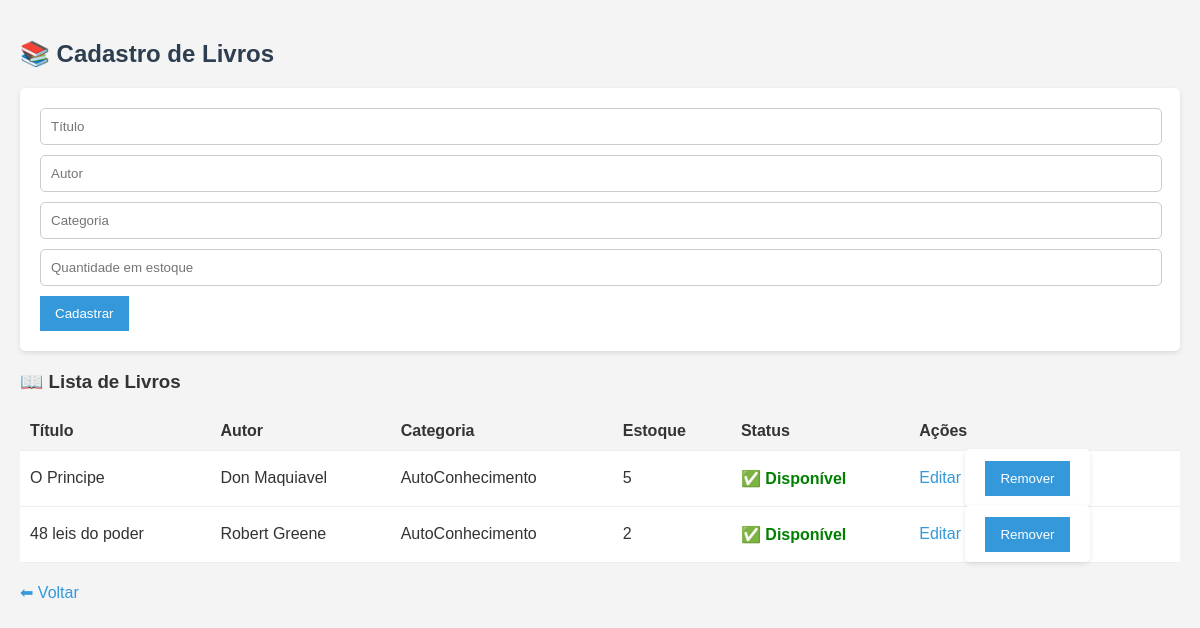
The page /livros on the database as committed earlier.
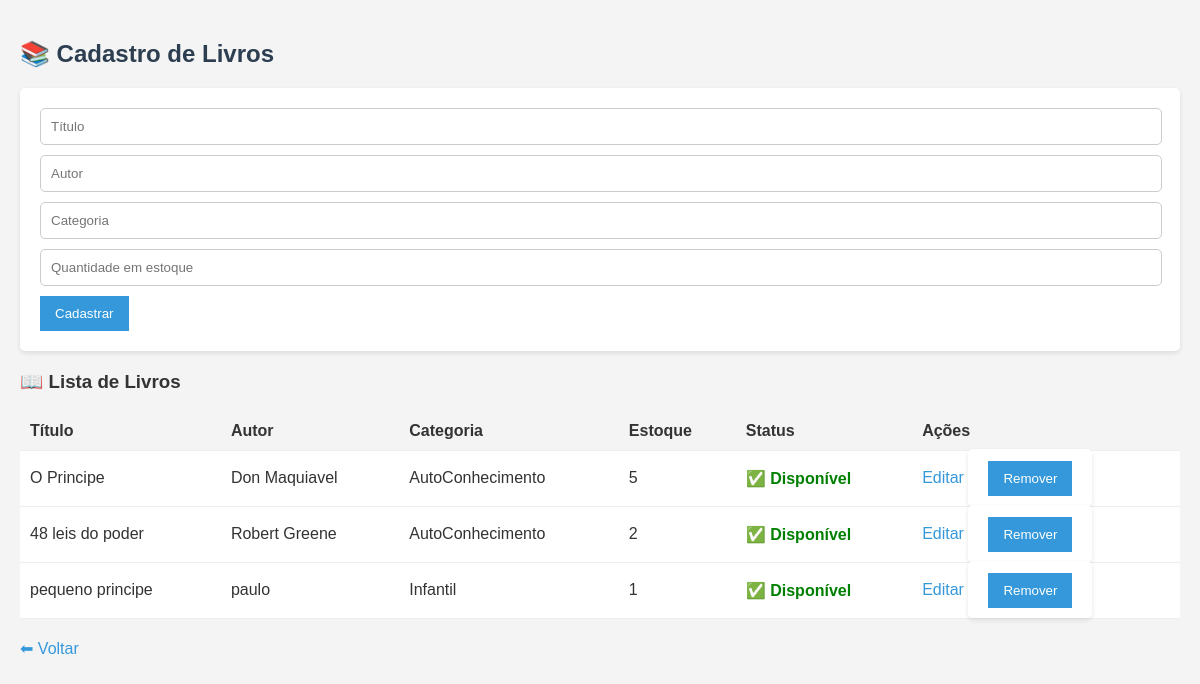
The same page on the database as committed later.
### tables this page shows
CREATE TABLE livros (
            id INTEGER PRIMARY KEY AUTOINCREMENT,
            titulo TEXT NOT NULL,
            autor TEXT,
            categoria TEXT,
            disponivel INTEGER DEFAULT 1
        , quantidade INTEGER DEFAULT 1);

### app.py (the view, shortened to what this page needs)
@app.route('/livros', methods=['GET', 'POST'])
def livros():
    conn = get_db_connection()
    cursor = conn.cursor()
    livros = cursor.execute('SELECT * FROM livros').fetchall()
    conn.close()
    return render_template('livros.html', livros=livros)

### app.py (called while the page is built)
def get_db_connection():
    conn = sqlite3.connect('database.db')
    conn.row_factory = sqlite3.Row
    return conn

### templates/livros.html (shortened to what this page needs)
<!DOCTYPE html>
<html lang="pt-br">
<head>
  <link rel="stylesheet" href="{{ url_for('static', filename='style.css') }}">
</head>
<body>
  <h2>📚 Cadastro de Livros</h2>
  <form action="/livros" method="post">
    <input name="titulo" placeholder="Título" required />
    <input name="autor" placeholder="Autor" />
    <input name="categoria" placeholder="Categoria" />
    <input name="quantidade" type="number" min="1" placeholder="Quantidade em estoque" required />
    <button type="submit">Cadastrar</button>
  </form>
  <h3>📖 Lista de Livros</h3>
  <table>
  <thead>
    <tr>
      <th>Título</th>
      <th>Autor</th>
      <th>Categoria</th>
      <th>Estoque</th>
      <th>Status</th>
      <th>Ações</th>
    </tr>
  </thead>
  <tbody>
    {% for livro in livros %}
    <tr>
      <td>{{ livro['titulo'] }}</td>
      <td>{{ livro['autor'] }}</td>
      <td>{{ livro['categoria'] }}</td>
      <td>{{ livro['quantidade'] }}</td>
      <td>
        {% if livro['quantidade'] > 0 %}
          <span class="disponivel">✅ Disponível</span>
        {% else %}
          <span class="indisponivel">❌ Indisponível</span>
        {% endif %}
      </td>
      <td>
        <a href="{{ url_for('edit_livro', id=livro['id']) }}">Editar</a>
        <form action="{{ url_for('delete_livro', id=livro['id']) }}" method="post" style="display:inline;">
          <button type="submit" onclick="return confirm('Deseja remover este livro?')">Remover</button>
        </form>
      </td>
    </tr>
    {% endfor %}
  </tbody>
</table>
  <a href="/">⬅ Voltar</a>
</body>
</html>

Rows that differ between the two databases and show on the page:
added livros: titulo "pequeno principe", autor "paulo", categoria "Infantil", quantidade "1", shows "✅ Disponível"
